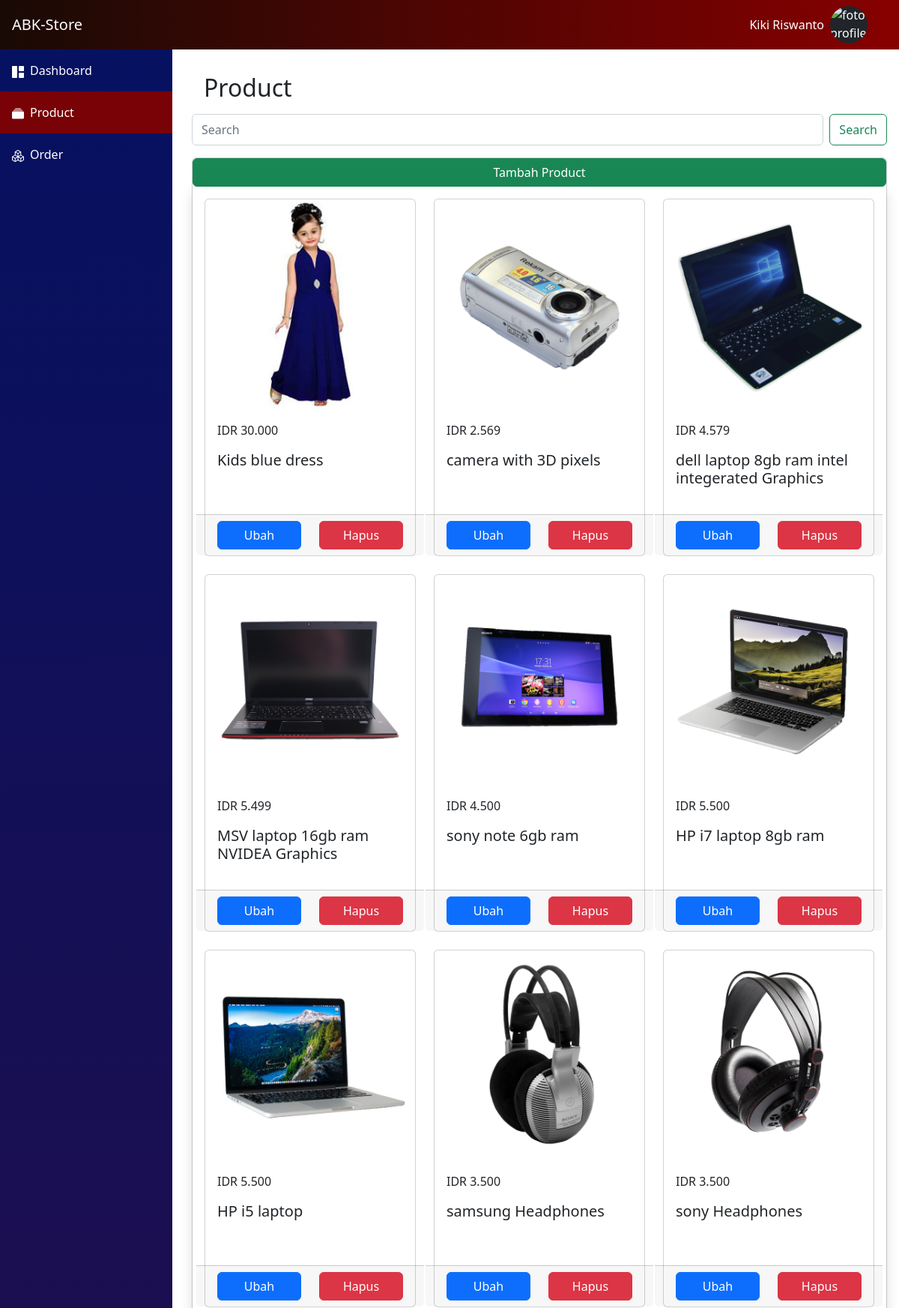
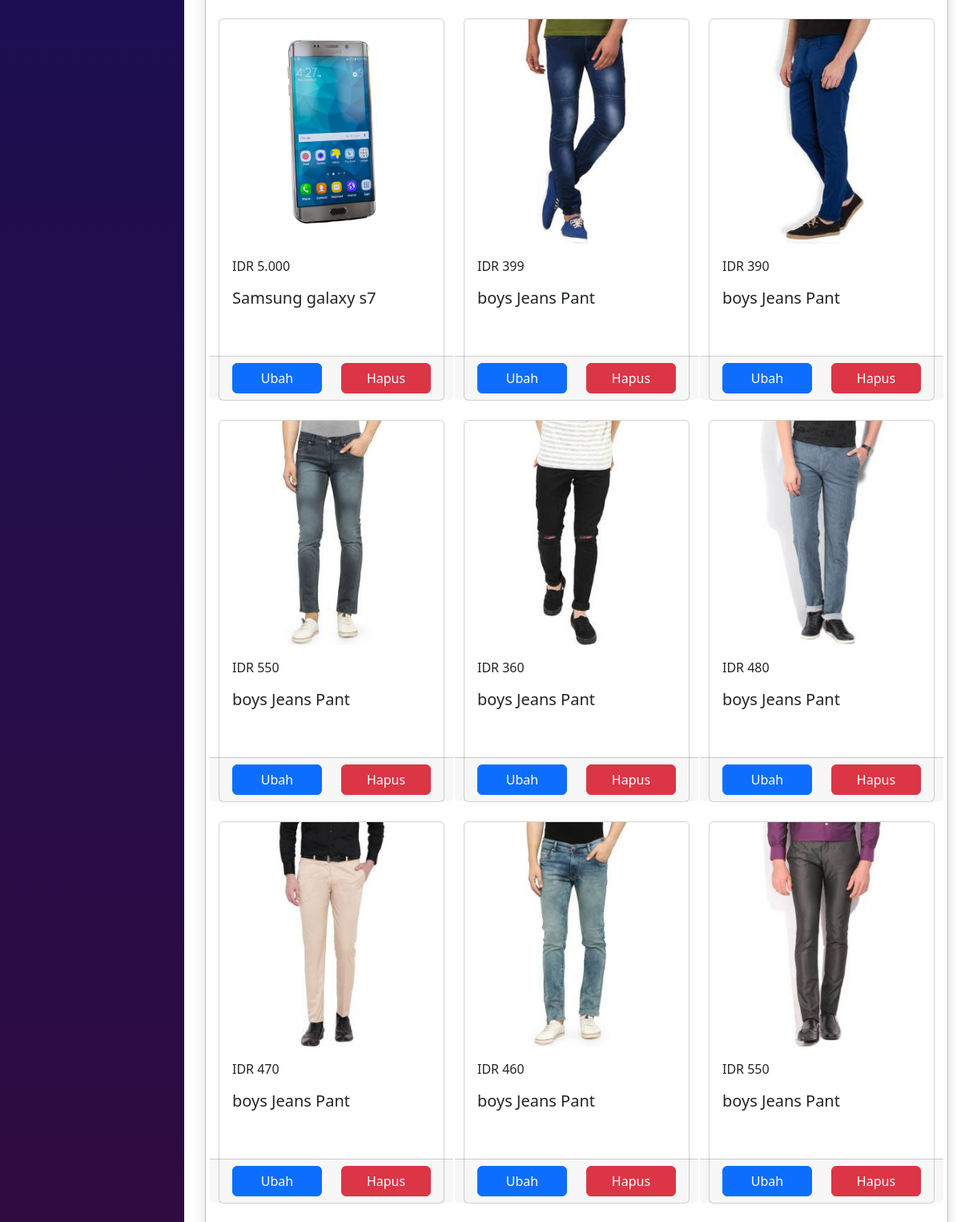
Screenshot of /index.php/admin/product (upper part) with the database file from the repository (2 pictures, top to bottom).
### tables this page shows
CREATE TABLE `products` (
  `product_id` int(100) NOT NULL,
  `product_cat` int(100) NOT NULL,
  `product_brand` int(100) NOT NULL,
  `product_title` varchar(255) NOT NULL,
  `product_price` int(100) NOT NULL,
  `product_desc` text NOT NULL,
  `product_image` text NOT NULL,
  `product_keywords` text NOT NULL
);

### application/controllers/admin/Product.php (called while the page is built, shortened)
<?php
class Product extends CI_Controller
{
    public function __construct()
    {
        $this->load->model('Products_model', 'products');
        $this->load->model('Categories_model', 'categories');
        $this->load->model('Brands_model', 'brands');
    }
    public function index()
    {
        if ($this->input->post('search')) {
            $data['products'] = $this->products->serach($this->input->post('search'));
            $data['title'] = 'Admin Data Products';
            $this->load->view('layouts/admin/head', $data);
            $this->load->view('admin/product/index');
            $this->load->view('layouts/admin/footer');
        } else {
            $data['products'] = $this->products->read();
            $data['title'] = 'Admin Data Products';
            $this->load->view('layouts/admin/head', $data);
            $this->load->view('admin/product/index');
            $this->load->view('layouts/admin/footer');
        }
    }
}

### index.php (called while the page is built, shortened)
<?php
require_once BASEPATH.'core/CodeIgniter.php';

### application/models/Products_model.php (called while the page is built, shortened)
<?php
class Products_model extends CI_Model
{
    public function read()
    {
        $this->db->select('*');
        $this->db->from('products');
        $this->db->join('categories', 'products.product_cat = categories.cat_id');
        $this->db->order_by('product_id', 'DESC');
        return $this->db->get()->result();
    }
}

### application/views/admin/product/index.php (the view, shortened to what this page needs)
<div class="m-3">
    <h2>Product</h2>
</div>
<form action="<?= base_url('admin/product'); ?>" method="post" class="d-flex mb-3" role="search">
    <input class="form-control me-2 py-2" type="search" name="search" placeholder="Search" aria-label="Search">
    <button class="btn btn-outline-success" type="submit">Search</button>
</form>
<div class="card">
    <a href="<?= base_url('admin/product/create'); ?>" class="btn btn-success">Tambah Product</a>
    <div class="card-body shadow">
        <div class="row row-cols-3 products">
            <?php foreach ($products as $product) : ?>
                <div class="col mb-4 product">
                    <div class="card">
                        <img src="<?= base_url('assets/img/products/' . $product->product_image); ?>" class="card-img-top" alt="<?= $product->product_title ?>" height="280" onclick="window.location.href='<?= base_url('product/show/' . $product->product_id) ?>'" style="object-fit: contain;">
                        <div class="card-body">
                            <p>IDR <?= number_format($product->product_price, 0, ',', '.'); ?></p>
                            <div class="card-title" style="height: 60px;">
                                <h5><?= $product->product_title ?></h5>
                            </div>
                        </div>
                        <div class=" card-footer row">
                            <div class="col">
                                <a href="<?= base_url('admin/product/update/' . $product->product_id); ?>" class="btn btn-primary" style="width: 100%;">Ubah</a>
                            </div>
                            <div class="col">
                                <button type="button" id="hapus-<?= $product->product_id; ?>" class="btn btn-danger" style="width: 100%;">Hapus</button>
                            </div>
                        </div>
                    </div>
                </div>
            <?php endforeach ?>
        </div>
    </div>
</div>

### assets/css/admin/admin.css (style rules this page uses)
.content .products .product .card-title { display: -webkit-box; -webkit-line-clamp: 2; -webkit-box-orient: vertical; overflow: hidden; text-overflow: ellipsis; }

### rows the page displays
products: product_image (picture), product_price "30.000", product_title "Kids blue dress"
products: product_image (picture), product_price "2.569", product_title "camera with 3D pixels"
products: product_image (picture), product_price "4.579", product_title "dell laptop 8gb ram intel integerated Graphics"
products: product_image (picture), product_price "5.499", product_title "MSV laptop 16gb ram NVIDEA Graphics"
products: product_image (picture), product_price "4.500", product_title "sony note 6gb ram"
products: product_image (picture), product_price "5.500", product_title "HP i7 laptop 8gb ram"
products: product_image (picture), product_price "5.500", product_title "HP i5 laptop"
products: product_image (picture), product_price "3.500", product_title "samsung Headphones"
products: product_image (picture), product_price "3.500", product_title "sony Headphones"
products: product_image (picture), product_price "5.000", product_title "Samsung galaxy s7"
products: product_image (picture), product_price "399", product_title "boys Jeans Pant"
products: product_image (picture), product_price "390", product_title "boys Jeans Pant"
products: product_image (picture), product_price "550", product_title "boys Jeans Pant"
products: product_image (picture), product_price "360", product_title "boys Jeans Pant"
products: product_image (picture), product_price "480", product_title "boys Jeans Pant"
products: product_image (picture), product_price "470", product_title "boys Jeans Pant"
products: product_image (picture), product_price "460", product_title "boys Jeans Pant"
products: product_image (picture), product_price "550", product_title "boys Jeans Pant"
